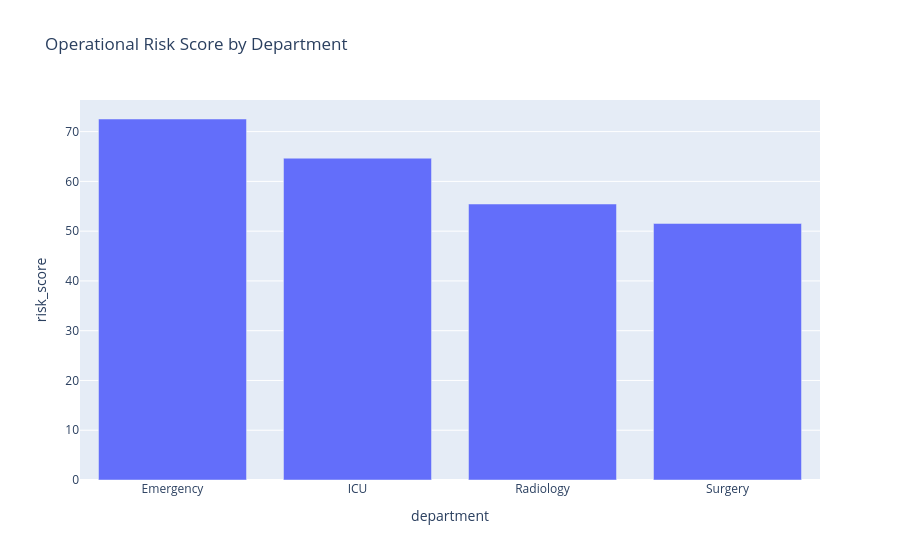

Notebook code for this chart:
### Code cell
fig = px.bar(
    risk_summary,
    x="department",
    y="risk_score",
    title="Operational Risk Score by Department"
)

fig.show()

### Figure 1 — Plotly figure (JSON) as saved in the notebook; plotly's stock layout.template omitted (floating-point values rounded to 4 significant figures)
{"data": [{"hovertemplate": "department=%{x}<br>risk_score=%{y}<extra></extra>", "legendgroup": "", "marker": {"color": "#636efa", "pattern": {"shape": ""}}, "name": "", "orientation": "v", "showlegend": false, "textposition": "auto", "type": "bar", "x": ["Emergency", "ICU", "Radiology", "Surgery"], "xaxis": "x", "y": [72.54, 64.66, 55.45, 51.55], "yaxis": "y"}], "layout": {"barmode": "relative", "legend": {"tracegroupgap": 0}, "title": {"text": "Operational Risk Score by Department"}, "xaxis": {"anchor": "y", "domain": [0, 1], "title": {"text": "department"}}, "yaxis": {"anchor": "x", "domain": [0, 1], "title": {"text": "risk_score"}}}}
